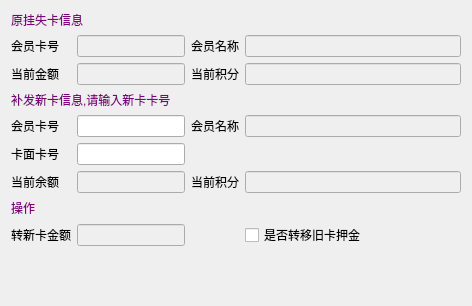
<?xml version="1.0" encoding="UTF-8"?>
<ui version="4.0">
 <class>w_m_member_trans_Dialog</class>
 <widget class="QDialog" name="w_m_member_trans_Dialog">
  <property name="geometry">
   <rect>
    <x>0</x>
    <y>0</y>
    <width>472</width>
    <height>306</height>
   </rect>
  </property>
  <property name="windowTitle">
   <string>Dialog</string>
  </property>
  <layout class="QVBoxLayout" name="verticalLayout">
   <item>
    <layout class="QGridLayout" name="gridLayout">
     <item row="4" column="2" colspan="2">
      <widget class="QLineEdit" name="lineEdit_newvipno"/>
     </item>
     <item row="6" column="5">
      <widget class="QLineEdit" name="lineEdit_newpoint">
       <property name="enabled">
        <bool>false</bool>
       </property>
      </widget>
     </item>
     <item row="7" column="0" colspan="6">
      <widget class="QLabel" name="label_13">
       <property name="styleSheet">
        <string notr="true">color:purple;</string>
       </property>
       <property name="text">
        <string>操作</string>
       </property>
      </widget>
     </item>
     <item row="8" column="0" colspan="2">
      <widget class="QLabel" name="label_14">
       <property name="text">
        <string>转新卡金额</string>
       </property>
      </widget>
     </item>
     <item row="6" column="0" colspan="2">
      <widget class="QLabel" name="label_11">
       <property name="text">
        <string>当前余额</string>
       </property>
      </widget>
     </item>
     <item row="6" column="4">
      <widget class="QLabel" name="label_15">
       <property name="text">
        <string>当前积分</string>
       </property>
      </widget>
     </item>
     <item row="4" column="4">
      <widget class="QLabel" name="label_10">
       <property name="text">
        <string>会员名称</string>
       </property>
      </widget>
     </item>
     <item row="1" column="2" colspan="2">
      <widget class="QLineEdit" name="lineEdit_oldvipno">
       <property name="enabled">
        <bool>false</bool>
       </property>
      </widget>
     </item>
     <item row="3" column="0" colspan="6">
      <widget class="QLabel" name="label_8">
       <property name="styleSheet">
        <string notr="true">color:purple;</string>
       </property>
       <property name="text">
        <string>补发新卡信息,请输入新卡卡号</string>
       </property>
      </widget>
     </item>
     <item row="2" column="5">
      <widget class="QLineEdit" name="lineEdit_oldpoint">
       <property name="enabled">
        <bool>false</bool>
       </property>
      </widget>
     </item>
     <item row="5" column="2" colspan="2">
      <widget class="QLineEdit" name="lineEdit_newcardno"/>
     </item>
     <item row="1" column="5">
      <widget class="QLineEdit" name="lineEdit_oldvipname">
       <property name="enabled">
        <bool>false</bool>
       </property>
      </widget>
     </item>
     <item row="4" column="0" colspan="2">
      <widget class="QLabel" name="label_9">
       <property name="text">
        <string>会员卡号</string>
       </property>
      </widget>
     </item>
     <item row="6" column="2" colspan="2">
      <widget class="QLineEdit" name="lineEdit_newamount">
       <property name="enabled">
        <bool>false</bool>
       </property>
      </widget>
     </item>
     <item row="4" column="5">
      <widget class="QLineEdit" name="lineEdit_newvipname">
       <property name="enabled">
        <bool>false</bool>
       </property>
      </widget>
     </item>
     <item row="2" column="2" colspan="2">
      <widget class="QLineEdit" name="lineEdit_oldamount">
       <property name="enabled">
        <bool>false</bool>
       </property>
      </widget>
     </item>
     <item row="1" column="0" colspan="2">
      <widget class="QLabel" name="label">
       <property name="text">
        <string>会员卡号</string>
       </property>
      </widget>
     </item>
     <item row="5" column="0" colspan="2">
      <widget class="QLabel" name="label_7">
       <property name="text">
        <string>卡面卡号</string>
       </property>
      </widget>
     </item>
     <item row="2" column="0" colspan="2">
      <widget class="QLabel" name="label_4">
       <property name="text">
        <string>当前金额</string>
       </property>
      </widget>
     </item>
     <item row="1" column="4">
      <widget class="QLabel" name="label_3">
       <property name="text">
        <string>会员名称</string>
       </property>
      </widget>
     </item>
     <item row="2" column="4">
      <widget class="QLabel" name="label_5">
       <property name="text">
        <string>当前积分</string>
       </property>
      </widget>
     </item>
     <item row="8" column="2" colspan="2">
      <widget class="QLineEdit" name="lineEdit_tonewnum">
       <property name="enabled">
        <bool>false</bool>
       </property>
      </widget>
     </item>
     <item row="0" column="0" colspan="6">
      <widget class="QLabel" name="label_2">
       <property name="styleSheet">
        <string notr="true">color:purple;</string>
       </property>
       <property name="text">
        <string>原挂失卡信息</string>
       </property>
      </widget>
     </item>
     <item row="8" column="5">
      <widget class="QCheckBox" name="checkBox_istonewyajin">
       <property name="text">
        <string>是否转移旧卡押金</string>
       </property>
      </widget>
     </item>
    </layout>
   </item>
   <item>
    <widget class="lds_toolbar" name="widget" native="true"/>
   </item>
  </layout>
 </widget>
 <customwidgets>
  <customwidget>
   <class>lds_toolbar</class>
   <extends>QFrame</extends>
   <header>lds_toolbar.h</header>
   <container>1</container>
  </customwidget>
 </customwidgets>
 <resources/>
 <connections/>
</ui>
